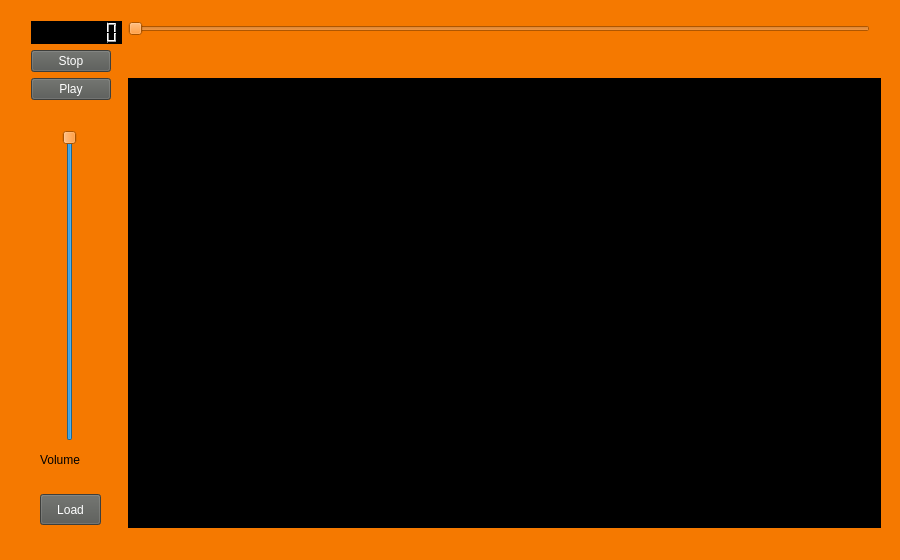
<?xml version="1.0" encoding="UTF-8"?>
<ui version="4.0">
 <class>AudioPlayer</class>
 <widget class="QMainWindow" name="AudioPlayer">
  <property name="geometry">
   <rect>
    <x>0</x>
    <y>0</y>
    <width>900</width>
    <height>560</height>
   </rect>
  </property>
  <property name="minimumSize">
   <size>
    <width>900</width>
    <height>560</height>
   </size>
  </property>
  <property name="maximumSize">
   <size>
    <width>900</width>
    <height>560</height>
   </size>
  </property>
  <property name="windowTitle">
   <string>Qt Media Player</string>
  </property>
  <property name="windowIcon">
   <iconset resource="audioplayer.qrc">
    <normaloff>:/imgs/icon.png</normaloff>:/imgs/icon.png</iconset>
  </property>
  <property name="styleSheet">
   <string notr="true">QMainWindow{
background-color: rgb(0, 0, 0);
}rgb(255, 255, 255)</string>
  </property>
  <widget class="QWidget" name="centralWidget">
   <property name="styleSheet">
    <string notr="true">QWidget{
background-color: rgb(245, 121, 0);
}</string>
   </property>
   <widget class="QWidget" name="layoutWidget">
    <property name="geometry">
     <rect>
      <x>20</x>
      <y>10</y>
      <width>861</width>
      <height>563</height>
     </rect>
    </property>
    <layout class="QFormLayout" name="formLayout">
     <item row="4" column="0">
      <widget class="QPushButton" name="bt_stop">
       <property name="styleSheet">
        <string notr="true">QPushButton{
background-color: rgb(85, 87, 83);
color: rgb(255, 255, 255);
}</string>
       </property>
       <property name="text">
        <string>Stop</string>
       </property>
       <property name="icon">
        <iconset resource="audioplayer.qrc">
         <normaloff>:/imgs/stop.png</normaloff>:/imgs/stop.png</iconset>
       </property>
      </widget>
     </item>
     <item row="5" column="0">
      <widget class="QPushButton" name="bt_play">
       <property name="styleSheet">
        <string notr="true">QPushButton{
background-color: rgb(85, 87, 83);
color: rgb(255, 255, 255);
}</string>
       </property>
       <property name="text">
        <string>Play</string>
       </property>
       <property name="icon">
        <iconset resource="audioplayer.qrc">
         <normaloff>:/imgs/play.png</normaloff>:/imgs/play.png</iconset>
       </property>
      </widget>
     </item>
     <item row="3" column="0">
      <widget class="QLCDNumber" name="lcd">
       <property name="styleSheet">
        <string notr="true">QLCDNumber{
background-color: rgb(0, 0, 0);
color: rgb(255, 255, 255);
}</string>
       </property>
       <property name="digitCount">
        <number>8</number>
       </property>
      </widget>
     </item>
     <item row="3" column="1">
      <widget class="QSlider" name="sl_tracking">
       <property name="orientation">
        <enum>Qt::Horizontal</enum>
       </property>
      </widget>
     </item>
     <item row="5" column="1">
      <widget class="QLabel" name="lb_screen">
       <property name="minimumSize">
        <size>
         <width>760</width>
         <height>450</height>
        </size>
       </property>
       <property name="maximumSize">
        <size>
         <width>760</width>
         <height>450</height>
        </size>
       </property>
       <property name="styleSheet">
        <string notr="true">QLabel{
	border-color: rgb(255, 255, 255);
	background-color: rgb(0, 0, 0);
}</string>
       </property>
       <property name="text">
        <string/>
       </property>
       <property name="pixmap">
        <pixmap resource="audioplayer.qrc">:/imgs/icon.png</pixmap>
       </property>
       <property name="scaledContents">
        <bool>false</bool>
       </property>
       <property name="alignment">
        <set>Qt::AlignCenter</set>
       </property>
      </widget>
     </item>
    </layout>
   </widget>
   <widget class="QSlider" name="sl_volume">
    <property name="geometry">
     <rect>
      <x>60</x>
      <y>130</y>
      <width>20</width>
      <height>311</height>
     </rect>
    </property>
    <property name="value">
     <number>99</number>
    </property>
    <property name="orientation">
     <enum>Qt::Vertical</enum>
    </property>
   </widget>
   <widget class="QLabel" name="label">
    <property name="geometry">
     <rect>
      <x>40</x>
      <y>450</y>
      <width>51</width>
      <height>20</height>
     </rect>
    </property>
    <property name="text">
     <string>Volume</string>
    </property>
   </widget>
   <widget class="QPushButton" name="bt_load">
    <property name="geometry">
     <rect>
      <x>40</x>
      <y>494</y>
      <width>61</width>
      <height>31</height>
     </rect>
    </property>
    <property name="styleSheet">
     <string notr="true">QPushButton{
background-color: rgb(85, 87, 83);
color: rgb(255, 255, 255);
}</string>
    </property>
    <property name="text">
     <string>Load</string>
    </property>
   </widget>
  </widget>
  <action name="actionLoad_single_song">
   <property name="text">
    <string>Load single song</string>
   </property>
   <property name="shortcut">
    <string>Ctrl+O</string>
   </property>
  </action>
  <action name="actionLoad_Playlist">
   <property name="text">
    <string>Load Playlist</string>
   </property>
   <property name="shortcut">
    <string>Ctrl+Shift+O</string>
   </property>
  </action>
 </widget>
 <layoutdefault spacing="6" margin="11"/>
 <resources>
  <include location="audioplayer.qrc"/>
 </resources>
 <connections/>
</ui>
